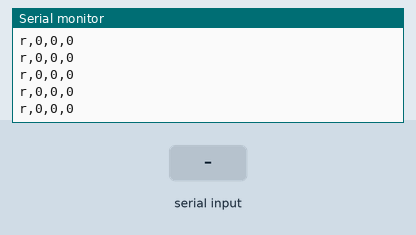
This sketch was run on a simulated Arduino Uno, built with avr-gcc and run on an emulated ATmega328P. On the bench: the last lines printed to the serial monitor. Inputs (shaded band) come from the test bench.

Above: at 1.2 s.
1.3 s: "a90\n" received over Serial
At 1.31 s:
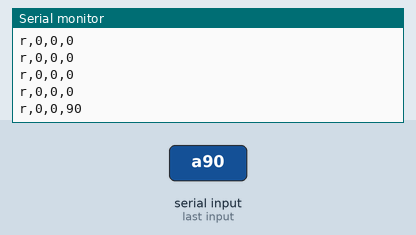
2.8 s: "a,45\n" received over Serial
At 2.81 s:
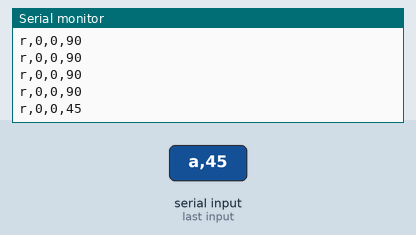
Timing chart, 0 to 5.8 s (numbered marks = the images above; inputs shaded):
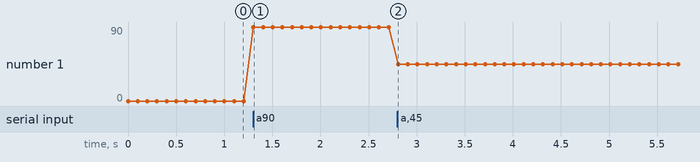

Measured:
- after the input at 1.3 s, the serial monitor: prints a new line at once (image 1)
- after the input at 2.8 s, the serial monitor: prints a new line at once (image 2)
- plotted number 1: 0 → 90 after the input at 1.3 s, 90 → 45 after the input at 2.8 s

The sketch:

170419_BT_Protocol_2.ino
```cpp
/*
Arduino Pins           Bluetooth Pins
RX (Pin 0)     ———>      TX
TX (Pin 1)     ———>      RX
*/

int speed1 = 0;
int speed2 = 0;

unsigned int nrPacket = 0;
int inChar = 0;
String inString = "";
int receiving = 0;

void setup() {
  Serial.begin(38400);
}

void loop() {

  while( Serial.available() > 0 ) {
    inChar = Serial.read();
    if( receiving == 0 ) {
      if( char(inChar) == 'a' ) {
        receiving = 1;
      }
    } else {
      if( isDigit(inChar) ) {
        inString += (char)inChar;
      }
      if( char(inChar) == ',' ) {
        nrPacket = inString.toInt();
        inString = "";
      }
      if( inChar == '\t' ) {
        speed1 = inString.toInt();
        inString = "";
      }
      if( inChar == '\n' ) {
        speed2 = inString.toInt();
        inString = "";
        receiving = 0;
      }
    }
  }

  Serial.print("r,");
  Serial.print(nrPacket);
  Serial.print(",");
  Serial.print(speed1);
  Serial.print(",");
  Serial.print(speed2);
  Serial.print("\n");

  delay(100);
}
```
